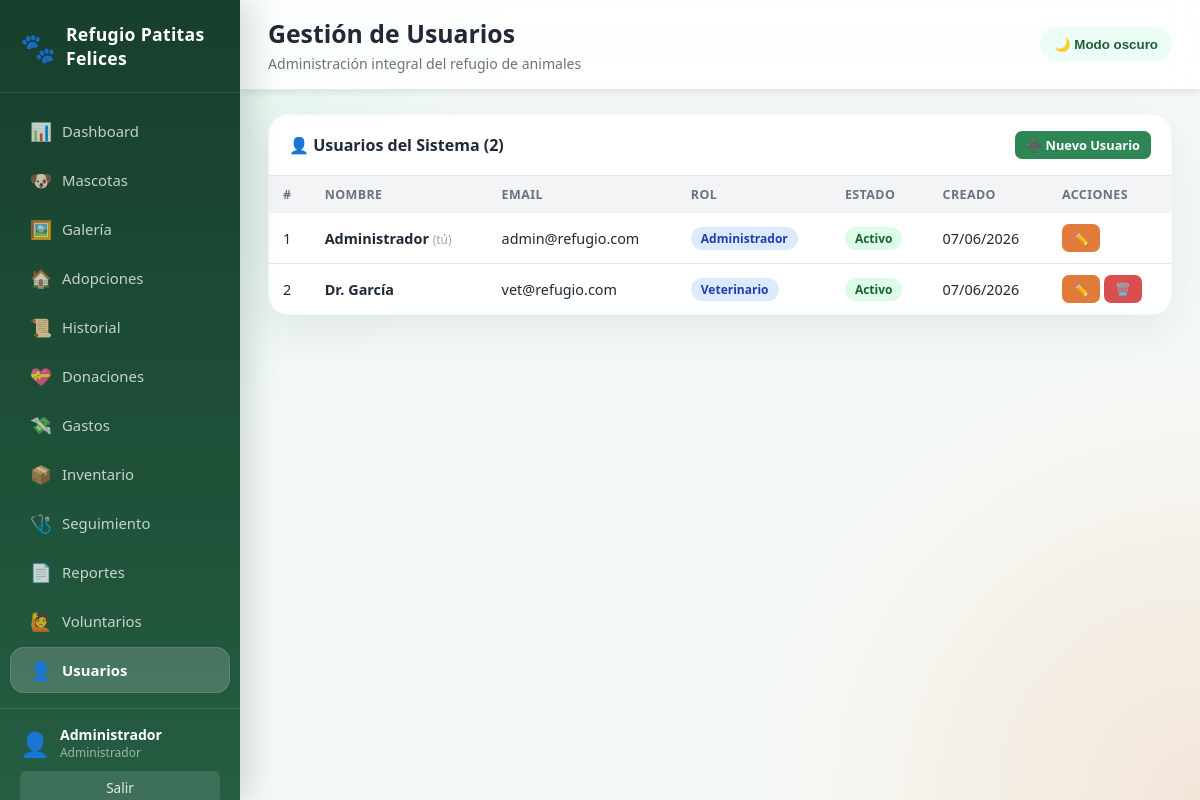
Page /pages/usuarios.php (signed in) on the committed database.
### tables this page shows
CREATE TABLE usuarios (
    id INT AUTO_INCREMENT PRIMARY KEY,
    nombre VARCHAR(100) NOT NULL,
    email VARCHAR(100) NOT NULL UNIQUE,
    password VARCHAR(255) NOT NULL,
    rol ENUM('administrador','veterinario','adopciones','donaciones','voluntarios','consulta') NOT NULL DEFAULT 'consulta',
    estado TINYINT(1) DEFAULT 1,
    creado_en TIMESTAMP DEFAULT CURRENT_TIMESTAMP
);

### includes/config.php (called while the page is built, shortened)
<?php
function e($str) {
    return htmlspecialchars((string)($str ?? ''), ENT_QUOTES, 'UTF-8');
}

### pages/usuarios.php (the view, shortened to what this page needs)
<?php
require_once '../includes/config.php';
$pdo = conectar();
$accion = $_GET['accion'] ?? 'listar';
$usuario = [];
include '../includes/header.php';
if ($accion === 'nuevo' || $accion === 'editar'):
$es_editar = $accion === 'editar';
$roles = ['administrador','veterinario','adopciones','donaciones','voluntarios','consulta'];
?>
<div class="form-card">
    <h2 style="margin-bottom:20px;"><?= $es_editar ? '✏️ Editar Usuario' : '➕ Nuevo Usuario' ?></h2>
    <form method="POST">
        <div class="form-grid">
            <div class="form-group">
                <label>Nombre *</label>
                <input type="text" name="nombre" value="<?= e($usuario['nombre'] ?? '') ?>" required>
            </div>
            <div class="form-group">
                <label>Email *</label>
                <input type="email" name="email" value="<?= e($usuario['email'] ?? '') ?>" required>
            </div>
            <div class="form-group">
                <label><?= $es_editar ? 'Nueva Contraseña (dejar vacío para mantener)' : 'Contraseña *' ?></label>
                <input type="password" name="password" <?= $es_editar ? '' : 'required' ?> placeholder="••••••••">
            </div>
            <div class="form-group">
                <label>Rol *</label>
                <select name="rol" required>
                    <?php foreach ($roles as $r): ?>
                    <option value="<?= $r ?>" <?= ($usuario['rol'] ?? '')===$r?'selected':'' ?>><?= ucfirst($r) ?></option>
                    <?php endforeach; ?>
                </select>
            </div>
            <div class="form-group">
                <label>Estado</label>
                <select name="estado">
                    <option value="1" <?= ($usuario['estado'] ?? 1)==1?'selected':'' ?>>Activo</option>
                    <option value="0" <?= ($usuario['estado'] ?? 1)==0?'selected':'' ?>>Inactivo</option>
                </select>
            </div>
        </div>
        <div class="form-actions">
            <button type="submit" name="guardar" class="btn btn-primary">
                <?= $es_editar ? '💾 Guardar' : '➕ Crear Usuario' ?>
            </button>
            <a href="usuarios.php" class="btn btn-secondary">Cancelar</a>
        </div>
    </form>
</div>
<?php else:
$usuarios = $pdo->query("SELECT * FROM usuarios ORDER BY nombre")->fetchAll();
?>
<div class="card">
    <div class="card-header">
        <h2>👤 Usuarios del Sistema (<?= count($usuarios) ?>)</h2>
        <a href="usuarios.php?accion=nuevo" class="btn btn-primary btn-sm">➕ Nuevo Usuario</a>
    </div>
    <div class="table-wrap">
        <table>
            <thead>
                <tr><th>#</th><th>Nombre</th><th>Email</th><th>Rol</th><th>Estado</th><th>Creado</th><th>Acciones</th></tr>
            </thead>
            <tbody>
            <?php foreach ($usuarios as $u): ?>
            <tr>
                <td><?= $u['id'] ?></td>
                <td><strong><?= e($u['nombre']) ?></strong> <?= $u['id']==$_SESSION['usuario_id']?'<small style="color:#9ca3af;">(tú)</small>':'' ?></td>
                <td><?= e($u['email']) ?></td>
                <td><span class="badge badge-azul"><?= ucfirst(e($u['rol'])) ?></span></td>
                <td><span class="badge <?= $u['estado']?'badge-verde':'badge-rojo' ?>"><?= $u['estado']?'Activo':'Inactivo' ?></span></td>
                <td><?= date('d/m/Y', strtotime($u['creado_en'])) ?></td>
                <td>
                    <a href="usuarios.php?accion=editar&id=<?= $u['id'] ?>" class="btn btn-warning btn-sm">✏️</a>
                    <?php if ($u['id'] !== (int)$_SESSION['usuario_id']): ?>
                    <a href="usuarios.php?accion=eliminar&id=<?= $u['id'] ?>"
                       class="btn btn-danger btn-sm"
                       onclick="return confirm('¿Eliminar este usuario?')">🗑️</a>
                    <?php endif; ?>
                </td>
            </tr>
            <?php endforeach; ?>
            </tbody>
        </table>
    </div>
</div>
<?php endif; ?>
<?php include '../includes/footer.php'; ?>

### css/style.css (style rules this page uses)
*, *::before, *::after { box-sizing: border-box; margin: 0; padding: 0; }
:root { --verde: #2d8653; --verde-light:#e8f5ee; --verde-dark: #1e5c38; --naranja: #e07b39; --azul: #3a7bd5; --rojo: #d94f4f; --gris: #6b7280; --gris-light: #f3f4f6; --blanco: #ffffff; --texto: #1f2937; --borde: #e5e7eb; --sombra: 0 2px 8px rgba(0,0,0,.10); --sidebar-w: 240px; }
body { font-family: 'Segoe UI', system-ui, sans-serif; background: var(--gris-light); color: var(--texto); display: flex; min-height: 100vh; }
.card { background: var(--blanco); border-radius: 10px; box-shadow: var(--sombra); overflow: hidden; margin-bottom: 24px; }
.card-header { display: flex; align-items: center; justify-content: space-between; padding: 16px 20px; border-bottom: 1px solid var(--borde); }
.card-header h2 { font-size: 1rem; font-weight: 700; }
.table-wrap { overflow-x: auto; }
table { width: 100%; border-collapse: collapse; font-size: .9rem; }
thead { background: var(--gris-light); }
th { padding: 10px 14px; text-align: left; font-size: .78rem; text-transform: uppercase; color: var(--gris); letter-spacing: .4px; }
td { padding: 11px 14px; border-bottom: 1px solid var(--borde); vertical-align: middle; }
tr:last-child td { border-bottom: none; }
.badge { display: inline-block; padding: 3px 10px; border-radius: 20px; font-size: .75rem; font-weight: 600; }
.badge-verde { background: #dcfce7; color: #166534; }
.badge-azul { background: #dbeafe; color: #1e40af; }
.btn { display: inline-flex; align-items: center; gap: 6px; padding: 8px 16px; border-radius: 7px; font-size: .88rem; font-weight: 600; border: none; cursor: pointer; text-decoration: none; transition: opacity .15s, transform .1s; }
.btn-primary { background: var(--verde); color: #fff; }
.btn-danger { background: var(--rojo); color: #fff; }
.btn-warning { background: var(--naranja); color: #fff; }
.btn-sm { padding: 5px 11px; font-size: .8rem; }
:root { --menta: #9be7c4; --crema: #fff7ed; --lila: #a78bfa; --panel: rgba(255,255,255,.86); --gradiente: linear-gradient(135deg, #164e38 0%, #2d8653 45%, #e07b39 100%); }
body { background: radial-gradient(circle at top left, rgba(155,231,196,.35), transparent 32rem), radial-gradient(circle at bottom right, rgba(224,123,57,.16), transparent 28rem), #f6faf7; }
.card, .form-card, .stat-card { border: 1px solid rgba(34, 197, 94, .08); border-radius: 20px; box-shadow: 0 16px 45px rgba(15, 23, 42, .08); }

### rows in the picture
usuarios: id "1", nombre "Administrador", shows "(tú)", email "admin@refugio.com", rol "Administrador", estado "Activo", creado_en "07/06/2026"
usuarios: id "2", nombre "Dr. García", email "vet@refugio.com", rol "Veterinario", estado "Activo", creado_en "07/06/2026"

### other values in the picture
SITE_NAME "Refugio Patitas Felices"
$_SESSION['nombre'] "Administrador"
$_SESSION['rol'] "Administrador"
$titulo "Gestión de Usuarios"
count($usuarios) "2"
